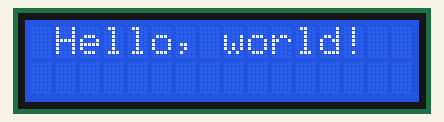
This sketch was run on a simulated Arduino Uno, built with avr-gcc and run on an emulated ATmega328P. On the bench: 16×2 character LCD.

Above: at 0.1 s.
At 3.6 s:
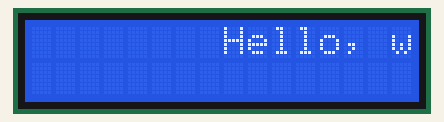
At 7.1 s:
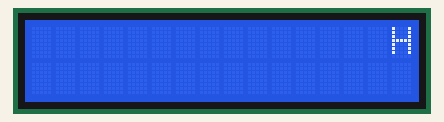
At 14.2 s:
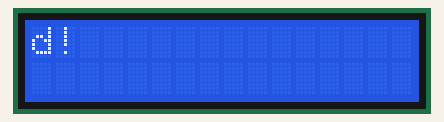
At 19.7 s:
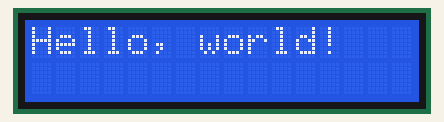
At 39.2 s:
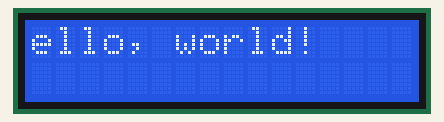

The sketch:

lcd_ex1.ino
```cpp
#include <Wire.h>
#include <LiquidCrystal_I2C.h>

// set the LCD address to 0x27 for a 16 chars and 2 line display
LiquidCrystal_I2C lcd(0x27, 16, 2);

void setup() {
  // initialize the LCD
  lcd.begin();

  // turn on the blacklight and print a message
  lcd.backlight();
  lcd.print("Hello, world!");
}

void loop() {
  // lcd 내용을 오른쪽으로 스크롤
  lcd.scrollDisplayRight();
  delay(500);
}
```

Measured:
- what the display in image 1 shows lasts 0.5 s, from 3.6 s to 4.1 s
